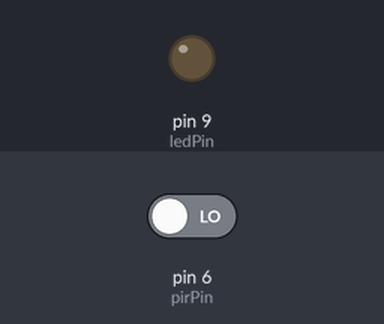
Simulated run of this sketch. Board: Arduino Uno, built with avr-gcc and run on an emulated ATmega328P. Shown: output pins drawn as LEDs (lit = HIGH). The inputs (shaded band) are chosen by the test bench; at power-on: pin 6 (pirPin) LOW.

Above: at 1.2 s.
1.3 s: pin 6 (pirPin) driven HIGH
At 2.3 s:
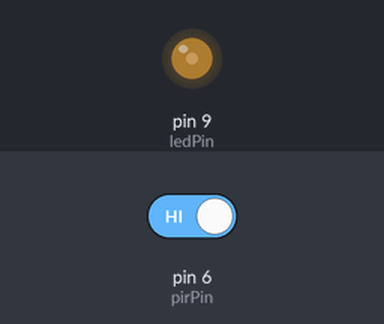
2.8 s: pin 6 (pirPin) driven LOW
At 3.4 s:
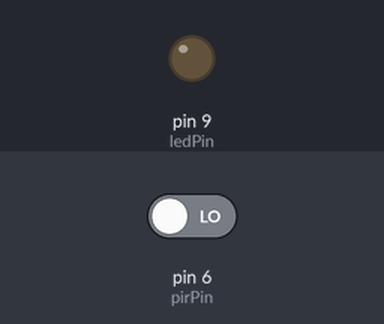
Timing chart, 0 to 5.8 s (numbered marks = the images above; inputs shaded):
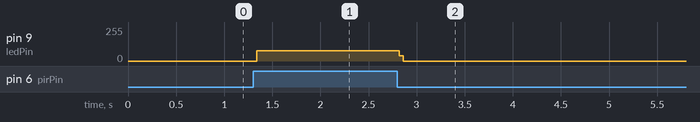

The sketch:

sketch_may26b.ino
```cpp
int ledPin = 9;
int pirPin = 6;
int val = 0;

void setup()
{
  pinMode (ledPin,OUTPUT);
  pinMode (pirPin, INPUT);
}
void loop ()
{
  val = digitalRead(pirPin);
  digitalWrite(ledPin,val);

if (val == 1)
  digitalWrite(ledPin,LOW);
}
```

Measured:
- after the input at 1.3 s, pin 9 (ledPin): 0/255 → 78/255 at once
- after the input at 2.8 s, pin 9 (ledPin): 78/255 → 0/255 at once
